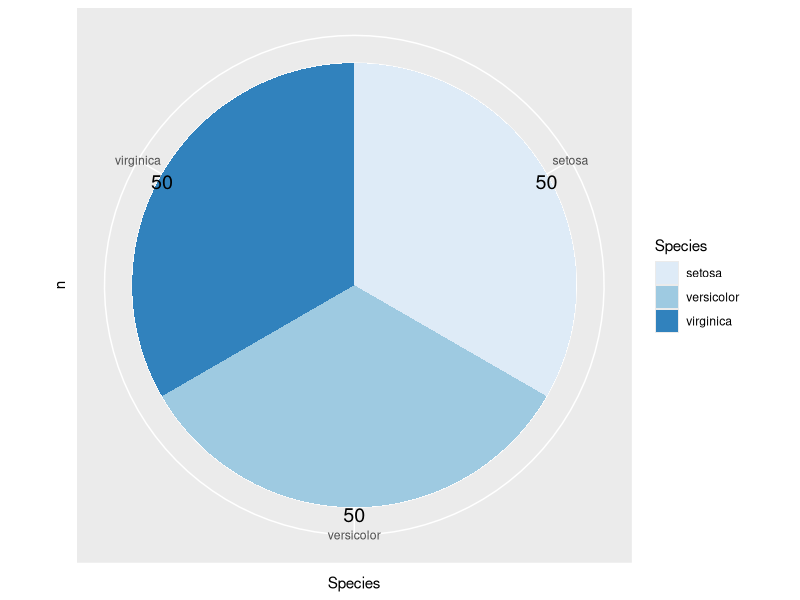

Here is the R script that generated this plot:
#load libraries
library(dplyr)
library(ggplot2)

#inspection
data("iris")
head(iris)
dim(iris)
str(iris)
class(iris)
sapply(iris, class)

#Take count of species
species <- iris %>% count(Species) %>% mutate(Percentage=paste0(round(n/sum(n)*100,2)))
head(species)
View(species)

#create a pie chart of species
pie <-ggplot(species, aes(Species,n, fill=Species)) +
  geom_bar(stat = "identity", width = 1) + coord_polar(start=0)+
  geom_text(aes(label=n), color="black",size=5,vjust=1) +scale_fill_brewer()+
  theme(axis.text.y = element_blank(),axis.ticks.y = element_blank())
pie
